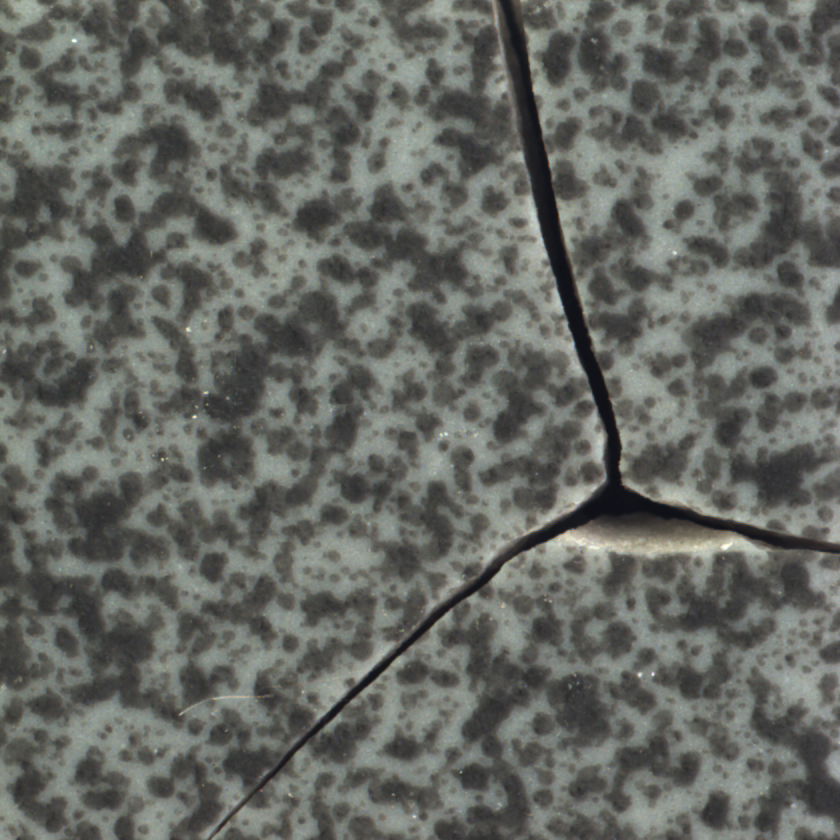
#> input picture Paper-1(Industrial_vision)/006.png, 840 x 840 px
$ python Laplacian_filtering.py   (older library calls are emulated)
#> lines starting #> are read from the running program, lines starting #| are printed output that depends on the picture
import cv2
import numpy as np
import matplotlib.pyplot as plt

img = cv2.imread("006.png", cv2.IMREAD_GRAYSCALE)
#> img: shape (840, 840); min 21, max 255, mean 102.5

# Laplacian Filtering (Edge Detection)
laplacian = cv2.Laplacian(img, cv2.CV_64F, ksize=3)
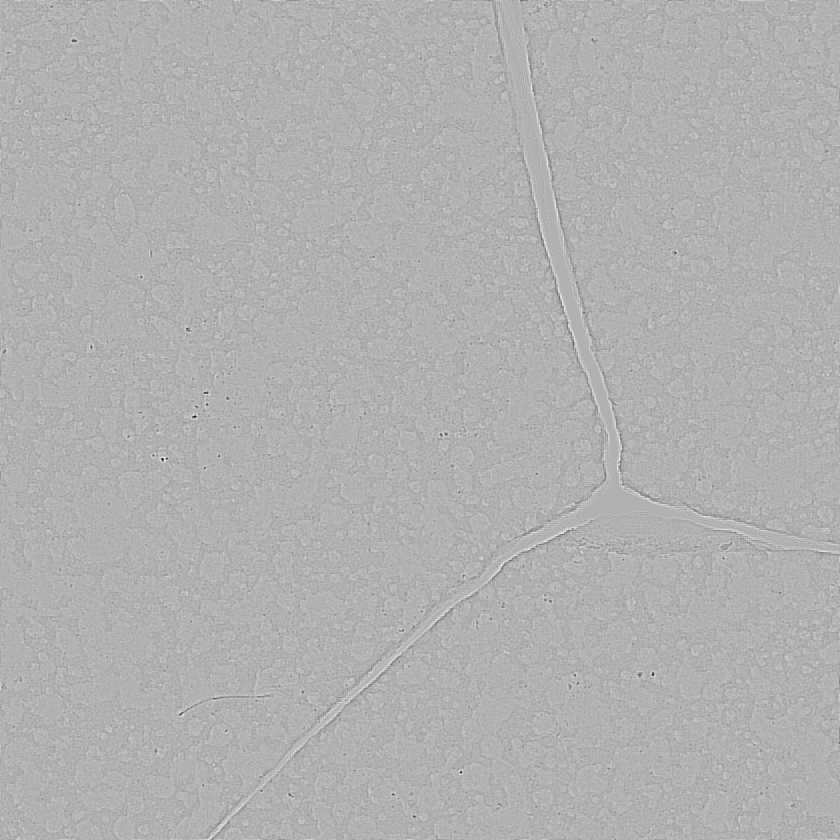
#> laplacian: shape (840, 840) float64; min -522, max 232, mean 0; drawn with min black and max white
laplacian = cv2.convertScaleAbs(laplacian)   # convert to uint8 for display
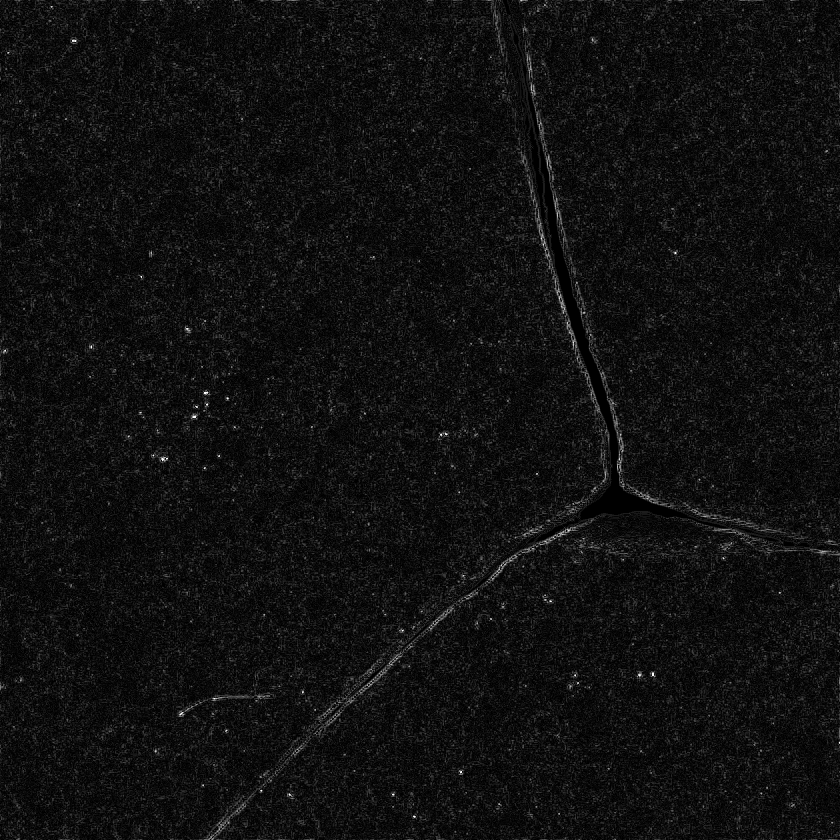
#> laplacian: shape (840, 840); min 0, max 255, mean 16.2

# Laplacian of Gaussian (LoG)
gaussian_blur = cv2.GaussianBlur(img, (5,5), sigmaX=1)

# Apply Laplacian on smoothed image

log = cv2.Laplacian(gaussian_blur, cv2.CV_64F, ksize=3)
log = cv2.convertScaleAbs(log)

# --- Display Results ---
plt.figure(figsize=(12,4))

plt.subplot(1,4,1)
plt.title("Original Image")
plt.imshow(img, cmap='gray')
plt.axis("off")

plt.subplot(1,4,2)
plt.title("Laplacian Edges")
plt.imshow(laplacian, cmap='gray')
plt.axis("off")

plt.subplot(1,4,3)
plt.title("Gaussin blur")
plt.imshow(gaussian_blur, cmap='gray')
plt.axis("off")

plt.subplot(1,4,4)
plt.title("LoG (Laplacian of Gaussian)")
plt.imshow(log, cmap='gray')
plt.axis("off")

plt.tight_layout()
plt.show()
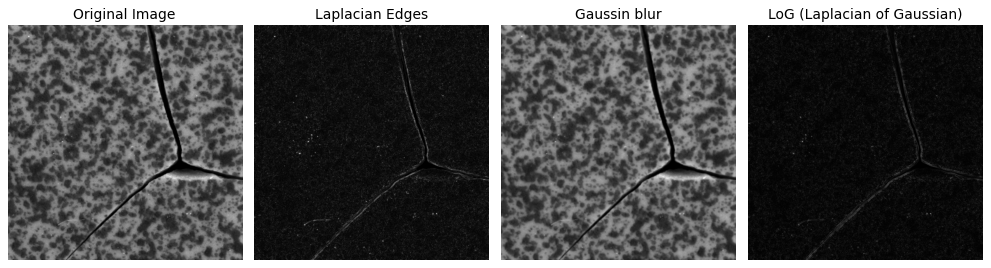
#> figure drawn by matplotlib, 4 panels
